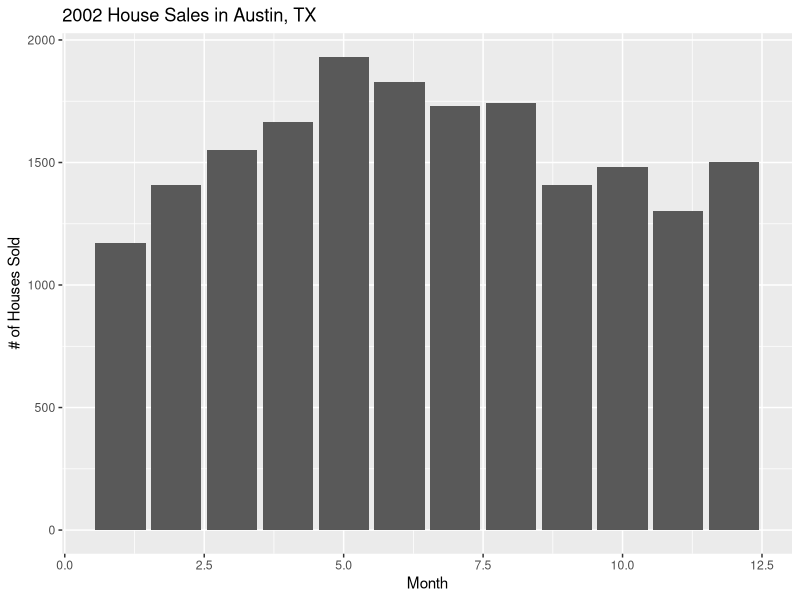

Recreate this plot in R.
## ---- chunk 1
knitr::opts_chunk$set(echo = TRUE)
## ---- chunk 2
library(ggplot2)
library(dplyr)

txhousing2 <- txhousing %>% 
  filter(year == "2002") %>% 
  filter(city == "Austin")

glimpse(txhousing2)
## ---- chunk 3
ggplot(txhousing2, aes(x = month, y = sales)) +
geom_col() +  
labs(x = "Month", y = "# of Houses Sold") +
ggtitle("2002 House Sales in Austin, TX")
